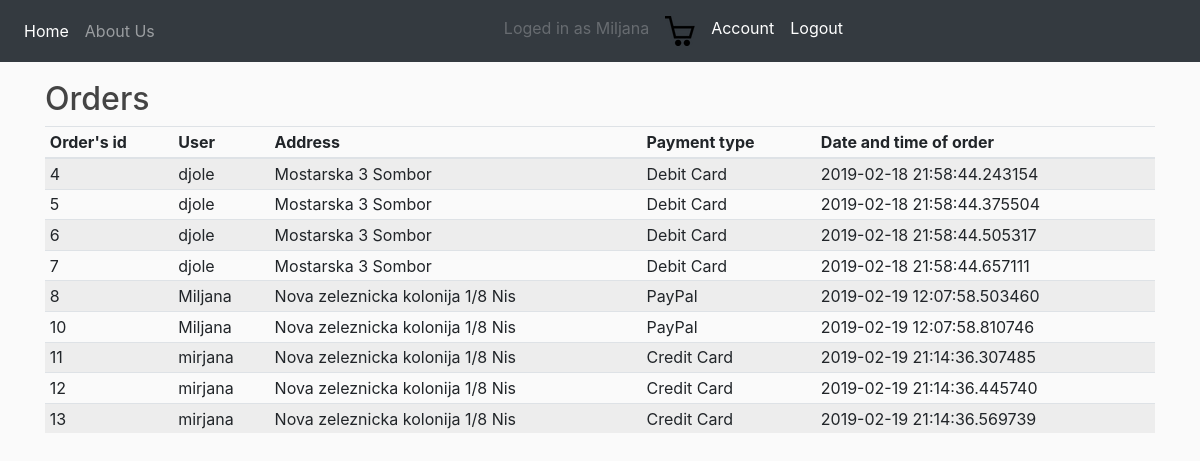
Page /orders (signed in) on the committed database.
### appoteka/models/user.py (models this page shows, shortened)
class User(db.Model, UserMixin):
    __tablename__ = 'user'
    id = Column(Integer, primary_key=True)
    role_id = Column(Integer, ForeignKey('role.role_id'))
    role = relationship(
        Role,
        backref=backref('role',
                        uselist=True,
                        cascade='delete,all'))
    username = db.Column(db.String(20), unique=True, nullable=False)
    email = db.Column(db.String(120), unique=True, nullable=False)
    image_file = db.Column(db.String(20), nullable=False, default='default.jpg')
    password = db.Column(db.String(60), nullable=False)

### appoteka/models/order.py (models this page shows, shortened)
class Order(db.Model):
    __tablename__ = 'order'
    id = Column(Integer, primary_key=True)
    cart_item_id = Column(Integer, ForeignKey('cart_item.id'))
    cart_item = relationship(
        Cart_Item,
        backref=backref('cart_item',
                        uselist=True,
                        cascade='delete,all'))
    name = db.Column(db.String(20),  nullable=False)
    last_name = db.Column(db.String(120), nullable=False)
    username = db.Column(db.String(20),nullable=False)
    email = db.Column(db.String(120),  nullable=False)
    address = db.Column(db.String(20),nullable=False)
    country = db.Column(db.String(120), nullable=False)
    zip_code = db.Column(db.String(7),  nullable=False)
    payment_method = db.Column(db.String(120),  nullable=False)
    name_on_card = db.Column(db.String(120),  nullable=False)
    credit_card_number = db.Column(db.String(20),  nullable=False)
    expiration = db.Column(db.String(120),  nullable=False)
    cvv = db.Column(db.String(20),  nullable=False)
    make_date = db.Column(db.DateTime, nullable=False, default=datetime.utcnow)

### appoteka/routes.py (the view)
@app.route('/orders', methods=['GET','POST'])
@login_required
def orders():
    orders = Order.query.distinct()
    return render_template('orders.html',orders = orders)

### appoteka/models/user.py (called while the page is built)
@login_manager.user_loader
def load_user(user_id):
    return User.query.get(int(user_id))

### appoteka/templates/orders.html
{% extends 'layout.html'%}
{% block body %}
    <h2>Orders</h2>
          <div class="table-responsive">
            <table class="table table-striped table-sm">
              <thead>
                <tr>
                  <th>Order's id</th>
                  <th>User</th>
                  <th>Address</th>
                  <th>Payment type</th>
                  <th>Date and time of order</th>
                </tr>
              </thead>
              <tbody>
                  {% for o in orders %}
                <tr>
                  <td> {{o.id}}</td>
                  <td>{{o.username}}</td>
                  <td>{{o.address}}</td>
                  <td>{{o.payment_method}}</td>
                  <td>{{o.make_date}}</td>
                </tr>
                {% endfor %}
              </tbody>
            </table>
          </div>
{% endblock %}

### appoteka/templates/includes/_navbar.html (shortened to what this page needs)
  <nav class="navbar fixed-top navbar-expand-sm navbar-dark bg-dark">
      <div class="collapse navbar-collapse" id="navbarsExample03">
        <ul class="navbar-nav mr-auto mt-2 mt-lg-0">
          <li class="nav-item active">
            <a class="nav-link" href="/">Home <span class="sr-only">(current)</span></a>
          </li>
          <li class="nav-item">
            <a class="nav-link" href="/about">About Us</a>
          </li>
         </ul>
        <ul class="navbar-nav mr-auto navbar-right my-2 my-lg-0">
          {% if current_user.is_authenticated %}
                  <li class="nav-item">
                      <a class="nav-link disabled" href="#">Loged in as {{current_user.username}}</a>
                    </li>
                  {% if current_user.role_id == 2 %}
                    <li class="nav-item active">
                        <a class="nav-link" href="/cart "> <img class="featurette-image img-fluid mx-auto cart-picture" id = "cart-picture" src = "{{ url_for('static',filename = 'cart/empty1.png') }}" ></a>
                    </li>
                  {% else %}
                    <li class="nav-item active">
                        <a class="nav-link" href="/orders">Orders</a>
                    </li>
                  {% endif %}
            <li class="nav-item active">
                  <a class="nav-link" href="/account">Account</a>
            </li>
            <li class="nav-item active">
                <a class="nav-link" href="/logout">Logout</a>
            </li>
          {% endif %}
        </ul>
      </div>
    </nav>

### appoteka/static/main.css (style rules this page uses)
body { background: #fafafa; color: #333333; margin-top: 5rem; }
h1, h2, h3, h4, h5, h6 { color: #444444; }

### rows in the picture
User: username "Miljana"
Order: id "4", username "djole", address "Mostarska 3 Sombor", payment_method "Debit Card", make_date "2019-02-18 21:58:44.243154"
Order: id "5", username "djole", address "Mostarska 3 Sombor", payment_method "Debit Card", make_date "2019-02-18 21:58:44.375504"
Order: id "6", username "djole", address "Mostarska 3 Sombor", payment_method "Debit Card", make_date "2019-02-18 21:58:44.505317"
Order: id "7", username "djole", address "Mostarska 3 Sombor", payment_method "Debit Card", make_date "2019-02-18 21:58:44.657111"
Order: id "8", username "Miljana", address "Nova zeleznicka kolonija 1/8 Nis", payment_method "PayPal", make_date "2019-02-19 12:07:58.503460"
Order: id "10", username "Miljana", address "Nova zeleznicka kolonija 1/8 Nis", payment_method "PayPal", make_date "2019-02-19 12:07:58.810746"
Order: id "11", username "mirjana", address "Nova zeleznicka kolonija 1/8 Nis", payment_method "Credit Card", make_date "2019-02-19 21:14:36.307485"
Order: id "12", username "mirjana", address "Nova zeleznicka kolonija 1/8 Nis", payment_method "Credit Card", make_date "2019-02-19 21:14:36.445740"
Order: id "13", username "mirjana", address "Nova zeleznicka kolonija 1/8 Nis", payment_method "Credit Card", make_date "2019-02-19 21:14:36.569739"
